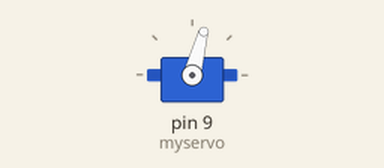
The sketch below on a simulated Arduino Uno, built with avr-gcc and run on an emulated ATmega328P. Shown: servo. Random numbers use the default seed unless the sketch sets one.

Above: at 0.15 s.
At 9.78 s:
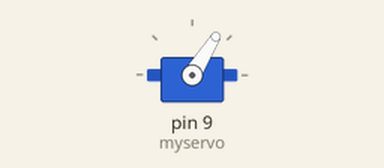
At 19.98 s:
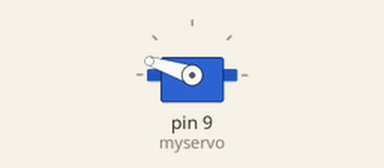
At 39.79 s:
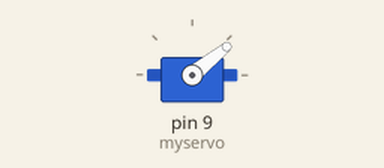
Timing chart, 0 to 40.0 s (numbered marks = the images above):
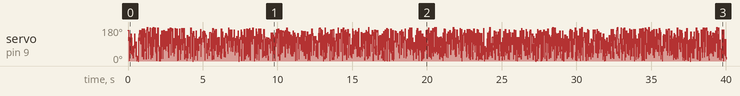

The sketch:

Movimento_Aleat_rio_no_Servo.ino
```cpp
#include<Servo.h>

Servo myservo;

long val;

void setup(){

  myservo.attach(9);

}

void loop(){

  val=random(0,179);

  myservo.write(val);

}
```
